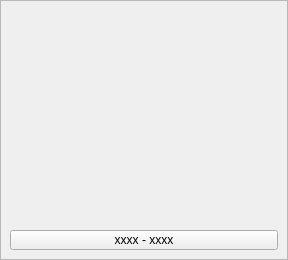
<?xml version="1.0" encoding="UTF-8"?>
<ui version="4.0">
 <class>ShowItemForm</class>
 <widget class="QWidget" name="ShowItemForm">
  <property name="geometry">
   <rect>
    <x>0</x>
    <y>0</y>
    <width>288</width>
    <height>260</height>
   </rect>
  </property>
  <property name="windowTitle">
   <string>Form</string>
  </property>
  <layout class="QGridLayout" name="gridLayout">
   <property name="leftMargin">
    <number>0</number>
   </property>
   <property name="topMargin">
    <number>0</number>
   </property>
   <property name="rightMargin">
    <number>0</number>
   </property>
   <property name="bottomMargin">
    <number>0</number>
   </property>
   <property name="spacing">
    <number>0</number>
   </property>
   <item row="0" column="0">
    <widget class="QFrame" name="frame_main_item_background">
     <property name="frameShape">
      <enum>QFrame::StyledPanel</enum>
     </property>
     <property name="frameShadow">
      <enum>QFrame::Raised</enum>
     </property>
     <layout class="QVBoxLayout" name="verticalLayout">
      <item>
       <widget class="QLabel" name="label_main_item_img">
        <property name="text">
         <string/>
        </property>
       </widget>
      </item>
      <item>
       <widget class="QPushButton" name="pushButton_main_item_resolution">
        <property name="minimumSize">
         <size>
          <width>0</width>
          <height>20</height>
         </size>
        </property>
        <property name="maximumSize">
         <size>
          <width>16777215</width>
          <height>20</height>
         </size>
        </property>
        <property name="text">
         <string>xxxx - xxxx</string>
        </property>
       </widget>
      </item>
     </layout>
    </widget>
   </item>
  </layout>
 </widget>
 <resources/>
 <connections/>
</ui>
